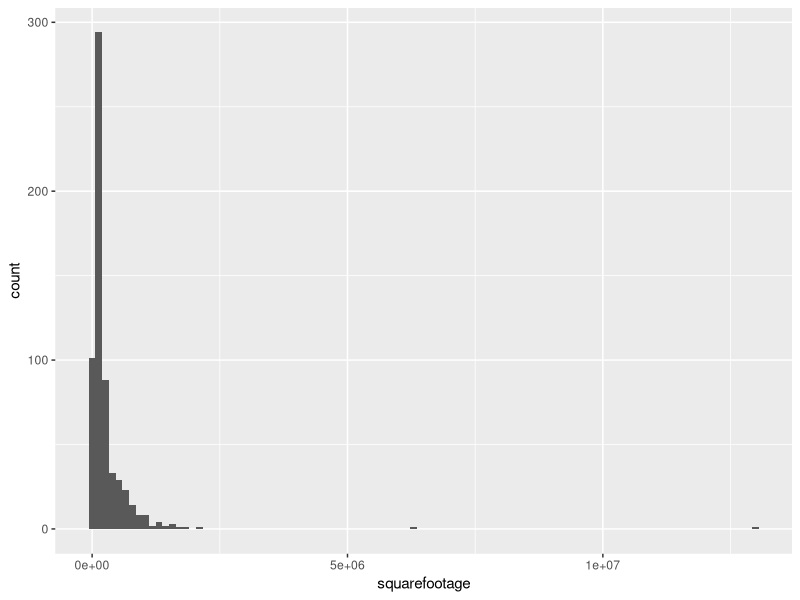
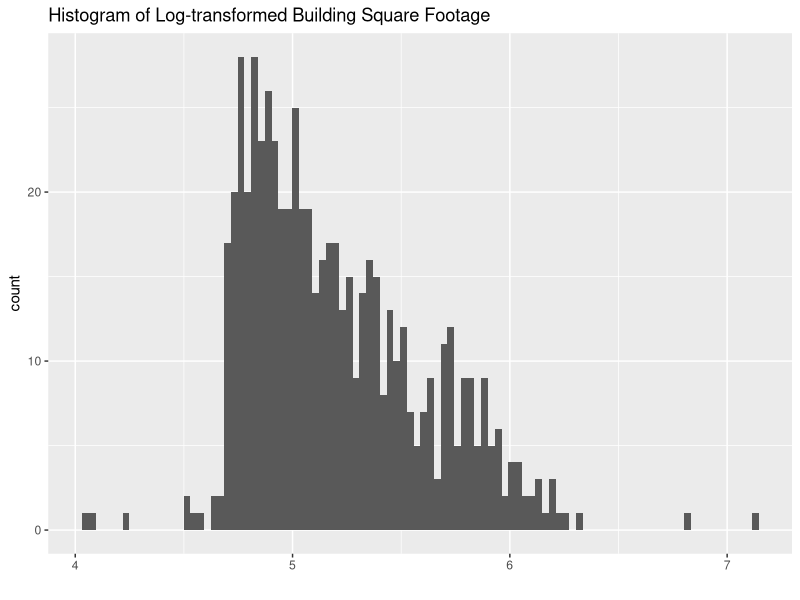
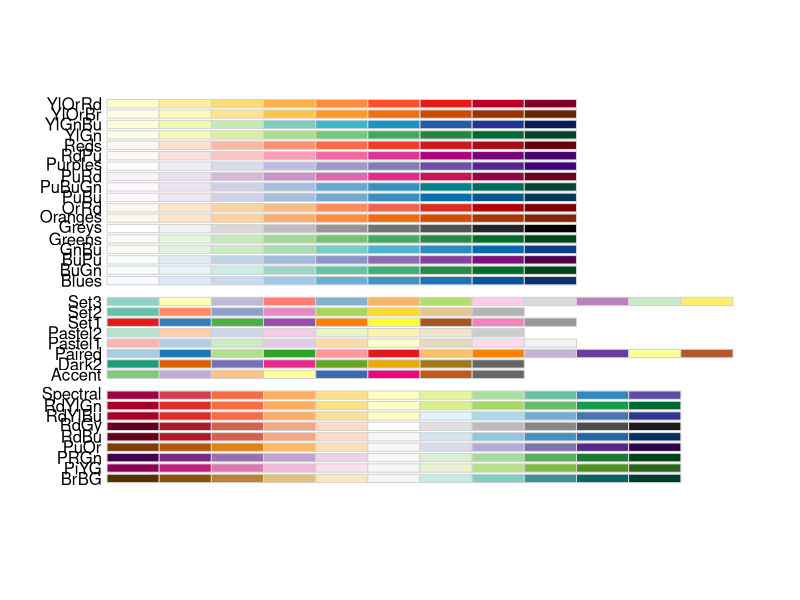
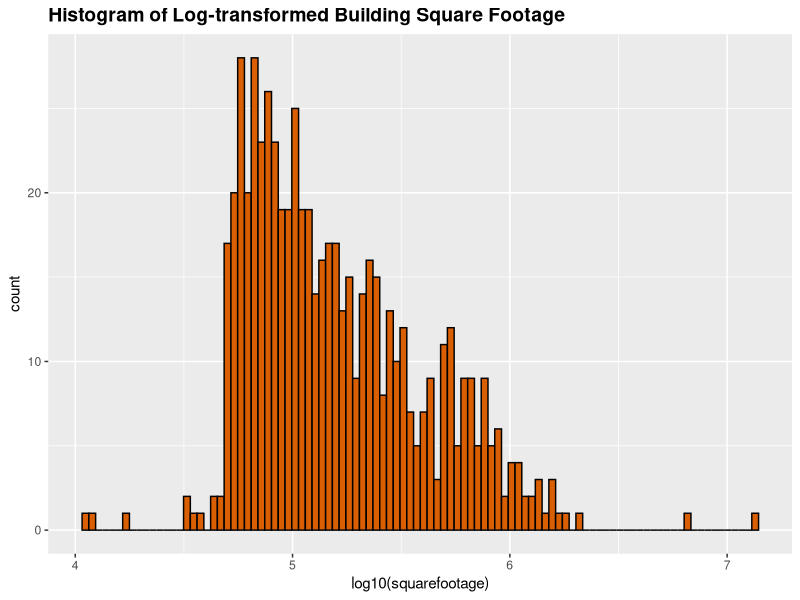
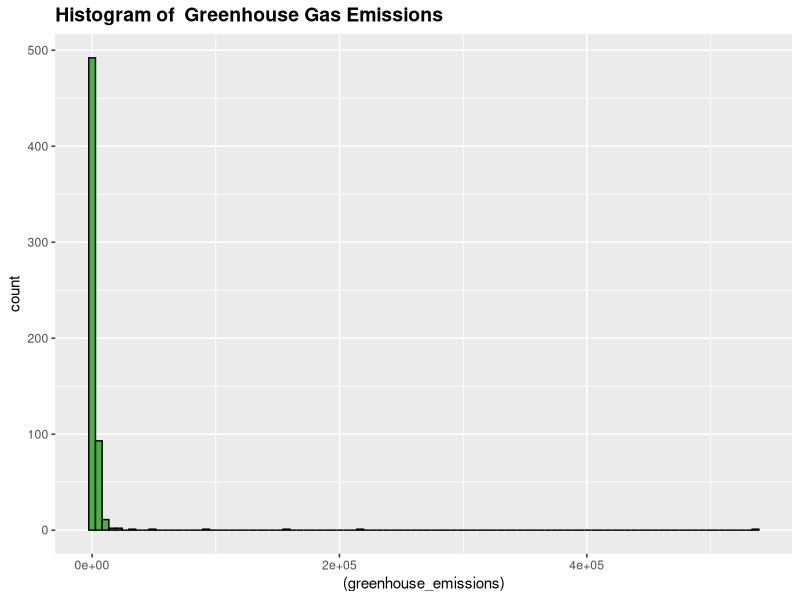
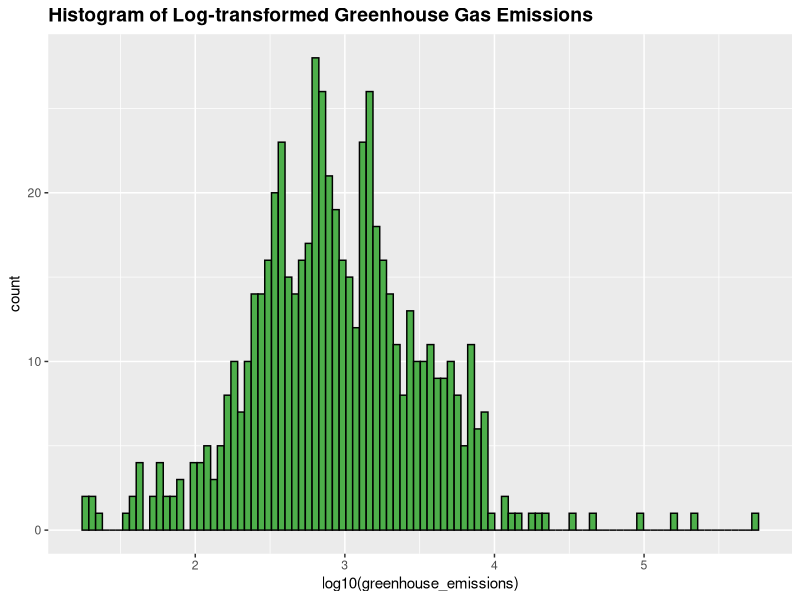
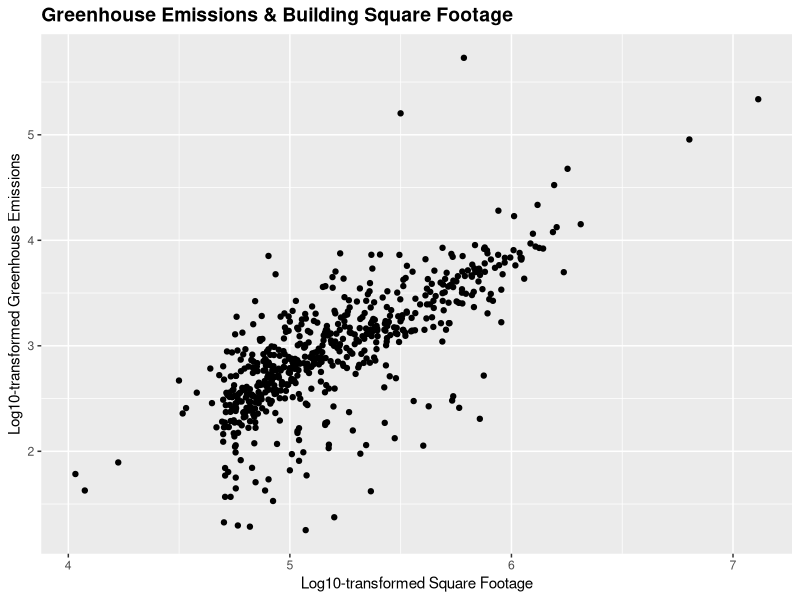
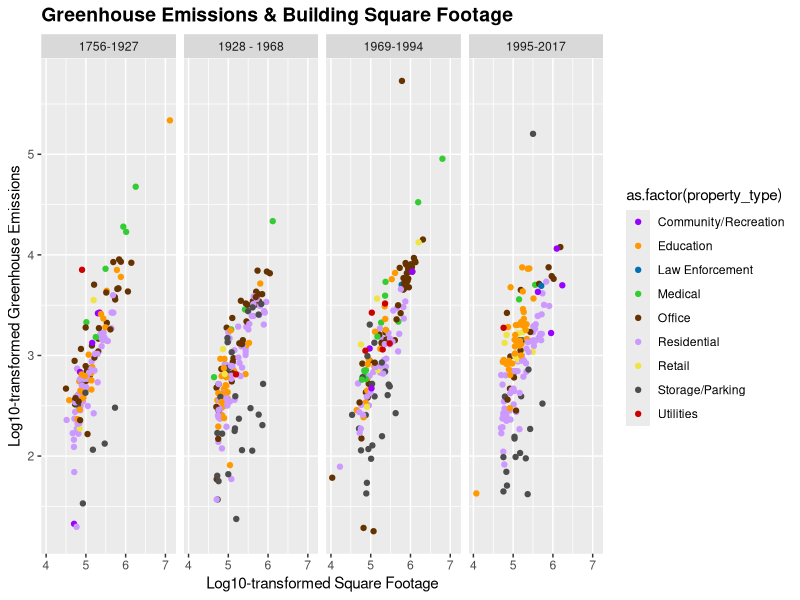

The R source for these figures, in order:
## ---- chunk 1
knitr::opts_chunk$set(echo = TRUE)
library(ggplot2)
library(dplyr)
library(RColorBrewer)
options(warn=-1)

## ---- chunk 2
energy = read.csv("city_energy_data.csv")
## ---- chunk 3
# Printing variable names & first few values of each
colnames(energy)
head(energy)
# Get quartiles for 3 variables
summary(energy$year_built)
summary(energy$squarefootage)
summary(energy$greenhouse_emissions)
## ---- chunk 4

ggplot2::ggplot(energy, aes(x=squarefootage)) + geom_histogram(bins=100) 
# log 10 transformed is easier to make sense of
ggplot2::ggplot(energy, aes(x=log10(squarefootage))) + geom_histogram(bins=100) + ggtitle("Histogram of Log-transformed Building Square Footage") + xlab("")

## ---- chunk 5
RColorBrewer::display.brewer.all()
## ---- chunk 6
ggplot2::ggplot(energy, aes(x=log10(squarefootage))) + geom_histogram(bins=100, fill=RColorBrewer::brewer.pal(3, "Dark2")[2], color="black") + ggtitle("Histogram of Log-transformed Building Square Footage") + scale_fill_brewer(palette="Dark2")+ theme(plot.title = element_text(size=14, face="bold"))
## ---- chunk 7

ggplot2::ggplot(energy, aes(x=(greenhouse_emissions))) + geom_histogram(bins=100, fill=RColorBrewer::brewer.pal(3, "Set1")[3], color="black") + ggtitle("Histogram of  Greenhouse Gas Emissions") + scale_fill_brewer(palette="Set1")+ theme(plot.title = element_text(size=14, face="bold"))

ggplot2::ggplot(energy, aes(x=log10(greenhouse_emissions))) + geom_histogram(bins=100, fill=RColorBrewer::brewer.pal(3, "Set1")[3], color="black") + ggtitle("Histogram of Log-transformed Greenhouse Gas Emissions") + scale_fill_brewer(palette="Set2")+ theme(plot.title = element_text(size=14, face="bold"))
## ---- chunk 8
ggplot2::ggplot(energy, aes(y=log10(greenhouse_emissions), x=log10(squarefootage))) + geom_point() + xlab("Log10-transformed Square Footage") + ylab("Log10-transformed Greenhouse Emissions") + ggtitle("Greenhouse Emissions & Building Square Footage") + theme(plot.title = element_text(size=14, face="bold"))
## ---- chunk 9
# Making this factor using ifelse()
energy_updated =energy %>% filter(!is.na(year_built)) %>% mutate(year_range=(ifelse(year_built<=1927, "1756-1927", ifelse(year_built> 1927 & year_built<= 1968,"1928 - 1968", ifelse(year_built > 1968 & year_built <=1994, "1969-1994", "1995-2017")))))
# Making this factor using case_when() 
energy_updated =energy %>% filter(!is.na(year_built)) %>%
  mutate(year_range=case_when(
         (year_built <= 1927) ~ "1756-1927", 
         (year_built > 1927 & year_built<= 1968) ~ "1928 - 1968",
         (year_built > 1968 & year_built <=1994)~ "1969-1994", 
         year_built > 1994 ~"1995-2017")
         
         )
## ---- chunk 10

cbm_palette <- c("#9900FF","#FF9900", "#0072B2", "#33CC33", "#663300", "#CC99FF", "#F0E442", "#4D4D4D", "#CC0000", "#006600", "#D119A3", "#56B4E9")

ggplot2::ggplot(energy_updated, aes(y=log10(greenhouse_emissions), x=log10(squarefootage), color=as.factor(property_type))) + geom_point() + xlab("Log10-transformed Square Footage") + ylab("Log10-transformed Greenhouse Emissions") + ggtitle("Greenhouse Emissions & Building Square Footage") + theme(plot.title = element_text(size=14, face="bold")) + scale_color_manual(values=cbm_palette) + facet_grid(.~year_range) +labs(fill="Property Type")
## ---- chunk 11
ggplot2::ggplot(energy, aes(x=water_use)) + geom_histogram(bins=100, fill=RColorBrewer::brewer.pal(3, "Set1")[2], color="black") + ggtitle("Histogram of water use") + scale_fill_brewer(palette="Set1")+ theme(plot.title = element_text(size=14, face="bold"))

ggplot2::ggplot(energy, aes(x=log10(water_use))) + geom_histogram(bins=100, fill=RColorBrewer::brewer.pal(3, "Set1")[2], color="black") + ggtitle("Histogram of water use(log10-transformed)") + scale_fill_brewer(palette="Set1")+ theme(plot.title = element_text(size=14, face="bold")) + xlab("Log-10-transformed Water Usage")
## ---- chunk 12
ggplot2::ggplot(energy, aes(x=as.factor(postal_code), y=log10(water_use), color=as.factor(postal_code))) + geom_boxplot() + ggtitle("Log-transformed Water Use By Zipcode") + scale_fill_brewer(palette="Set1")+ theme(plot.title = element_text(size=14, face="bold")) + xlab("Postal Code") + labs(fill="Postal Code") + ylab("Log-10-Transformed Water Usage")

## ---- chunk 13
ggplot2::ggplot(energy, aes(x=property_type, fill=as.factor(postal_code))) + geom_bar() + ggtitle("# of Properties Per Category") + theme(plot.title = element_text(size=14, face="bold")) + xlab("Property Type")  + labs(fill = "Zip Code") + theme(axis.text.x = element_text(angle = 300))

